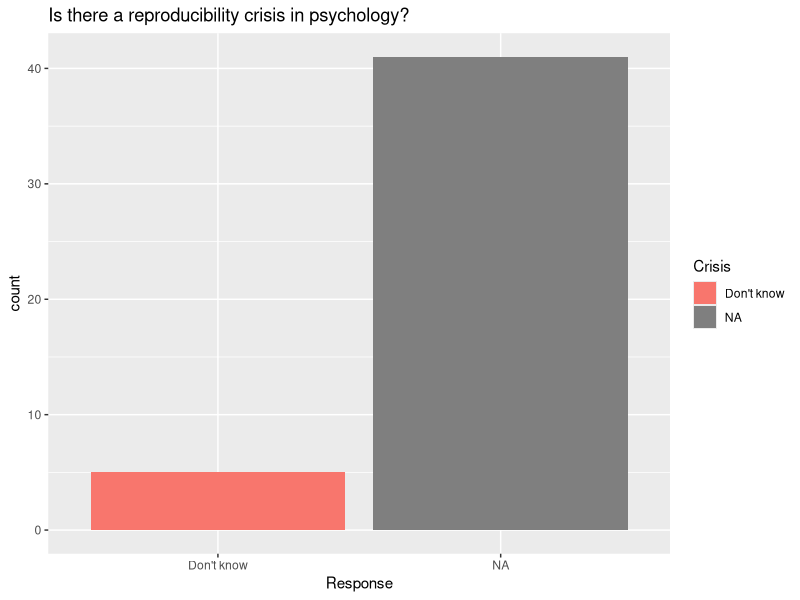
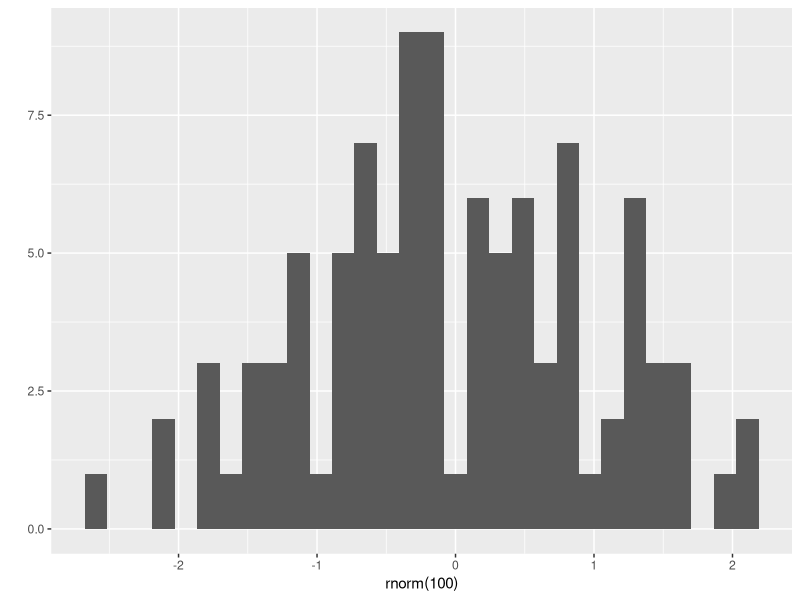

Reproduce these figures in R, in order.
## ---- chunk 1
knitr::opts_chunk$set(echo = TRUE, 
                      cache = TRUE)
library(tidyverse)
## ---- chunk 2
survey <- read.csv("../data/survey_clean.csv")
survey$Crisis <- factor(survey$Crisis, 
                        levels = c("Yes, significant", "Yes, slight", "No", "Don't know"))
survey_plot <- survey %>%
  ggplot() +
  aes(x=Crisis, fill=Crisis) +
  geom_bar() +
  xlab("Response") +
  ggtitle("Is there a reproducibility crisis in psychology?")
## ---- chunk 3
survey_plot
## ---- chunk 4
# Some R code
ggplot2::qplot(rnorm(100))
## ---- chunk 5
sessionInfo()
